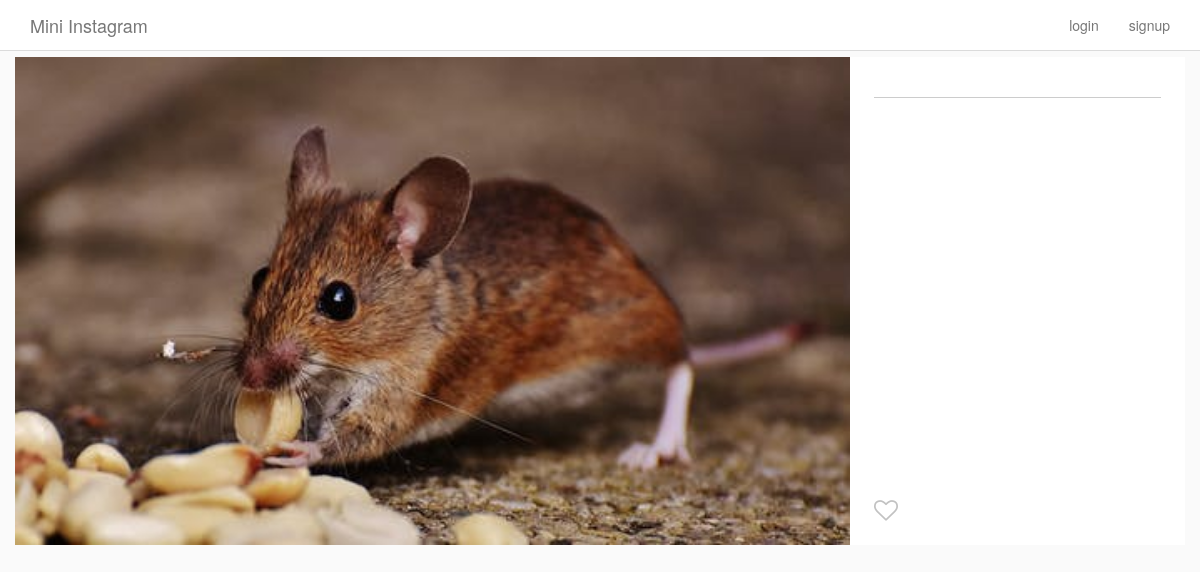
Before: /post/1 with the older database file.
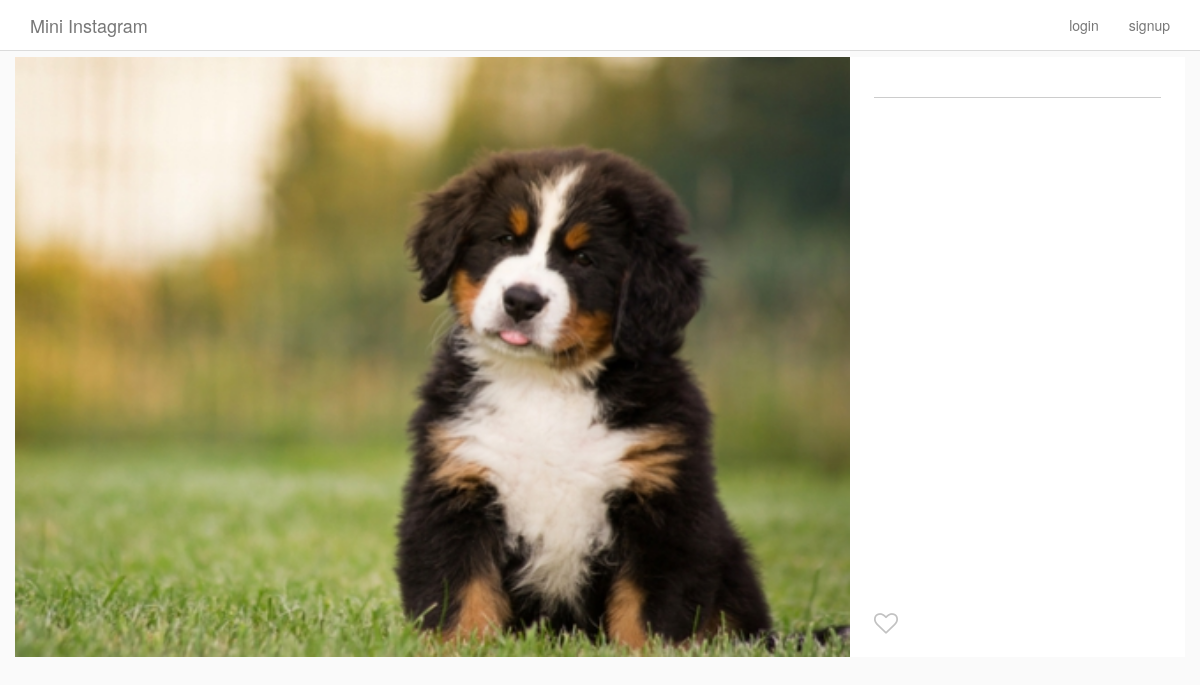
After: the same page with the newer database file.
### Insta/models.py (models this page shows, shortened)
class Post(models.Model):
	author = models.ForeignKey(
		InstaUser,
		blank = True,
		null = True,
		on_delete = models.CASCADE,
		related_name = 'my_posts',
	)
	title = models.TextField(blank=True, null=True)
	image = ProcessedImageField (
		upload_to = 'static/images/posts',
		format = 'JPEG',
		options = {'quality': 100},
		blank = True,
		null = True,
	)
	def get_like_count(self):
		return self.likes.count()

### Insta/views.py (the view)
# urls.py: path('post/<int:pk>', PostDetailView.as_view(), name = 'post_details'),
class PostDetailView(DetailView):
	model = Post
	template_name = 'post_detail.html'

### Insta/templatetags/custom_tags.py (called while the page is built)
@register.simple_tag
def has_user_liked_post(post, user):
    try:
        like = Like.objects.get(post=post, user=user)
        return "fa-heart"
    except:
        return "fa-heart-o"

### templates/post_detail.html (shortened to what this page needs)
{% extends "base.html" %}
{% load custom_tags %}
{% block content %}
<div class="row single-post">
    <div class="single-post-card view-update {{ object.pk }}">
        <div class="header">
        </div>
        <div class="image__wrapper">
            <img class="card__main-image" src="/{{object.image}}" width='1000', height='1000'>
        </div>
        <div class="comments-portion">
            <section class="input-row">
                <i class="fa {% has_user_liked_post post user%} submit-like" aria-hidden="true"></i>
            </section>
        </div>
    </div>
</div>
{% endblock content %}

Changed rows visible on the page:
changed Post: image: a different picture
